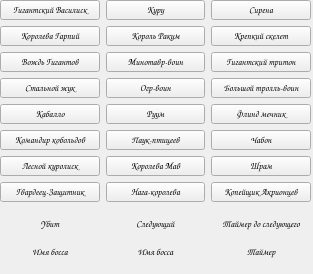
<?xml version="1.0" encoding="UTF-8"?>
<ui version="4.0">
 <class>MainWindow</class>
 <widget class="QMainWindow" name="MainWindow">
  <property name="windowModality">
   <enum>Qt::NonModal</enum>
  </property>
  <property name="geometry">
   <rect>
    <x>0</x>
    <y>0</y>
    <width>313</width>
    <height>274</height>
   </rect>
  </property>
  <property name="sizePolicy">
   <sizepolicy hsizetype="Fixed" vsizetype="Preferred">
    <horstretch>0</horstretch>
    <verstretch>0</verstretch>
   </sizepolicy>
  </property>
  <property name="minimumSize">
   <size>
    <width>313</width>
    <height>274</height>
   </size>
  </property>
  <property name="maximumSize">
   <size>
    <width>313</width>
    <height>274</height>
   </size>
  </property>
  <property name="font">
   <font>
    <family>Comic Sans MS</family>
    <pointsize>7</pointsize>
    <weight>75</weight>
    <bold>true</bold>
   </font>
  </property>
  <property name="windowTitle">
   <string>Таймер боссов R2 Online</string>
  </property>
  <widget class="QWidget" name="centralwidget">
   <widget class="QWidget" name="gridLayoutWidget">
    <property name="geometry">
     <rect>
      <x>0</x>
      <y>0</y>
      <width>311</width>
      <height>277</height>
     </rect>
    </property>
    <layout class="QGridLayout" name="gridLayout">
     <item row="8" column="1">
      <widget class="QPushButton" name="btn_naga">
       <property name="text">
        <string>Нага-королева</string>
       </property>
      </widget>
     </item>
     <item row="6" column="1">
      <widget class="QPushButton" name="btn_pixi">
       <property name="text">
        <string>Королева Мав</string>
       </property>
      </widget>
     </item>
     <item row="8" column="8">
      <widget class="QPushButton" name="btn_lancer">
       <property name="text">
        <string>Копейщик Акрионцев</string>
       </property>
      </widget>
     </item>
     <item row="8" column="0">
      <widget class="QPushButton" name="btn_gvard">
       <property name="text">
        <string>Гвардеец-Защитник</string>
       </property>
      </widget>
     </item>
     <item row="6" column="8">
      <widget class="QPushButton" name="btn_scare">
       <property name="text">
        <string>Шрам</string>
       </property>
      </widget>
     </item>
     <item row="6" column="0">
      <widget class="QPushButton" name="btn_kurolisk">
       <property name="text">
        <string>Лесной куролиск</string>
       </property>
      </widget>
     </item>
     <item row="0" column="0">
      <widget class="QPushButton" name="btn_vasilisk">
       <property name="text">
        <string>Гигантский Василиск</string>
       </property>
      </widget>
     </item>
     <item row="0" column="8">
      <widget class="QPushButton" name="btn_sirena">
       <property name="text">
        <string>Сирена</string>
       </property>
      </widget>
     </item>
     <item row="0" column="1">
      <widget class="QPushButton" name="btn_kuru">
       <property name="text">
        <string>Куру</string>
       </property>
      </widget>
     </item>
     <item row="2" column="8">
      <widget class="QPushButton" name="btn_triton">
       <property name="text">
        <string>Гигантский тритон</string>
       </property>
      </widget>
     </item>
     <item row="4" column="1">
      <widget class="QPushButton" name="btn_orc">
       <property name="text">
        <string>Руум</string>
       </property>
      </widget>
     </item>
     <item row="3" column="8">
      <widget class="QPushButton" name="btn_troll">
       <property name="text">
        <string>Большой тролль-воин</string>
       </property>
      </widget>
     </item>
     <item row="3" column="1">
      <widget class="QPushButton" name="btn_ogr">
       <property name="text">
        <string>Огр-воин</string>
       </property>
      </widget>
     </item>
     <item row="5" column="0">
      <widget class="QPushButton" name="btn_kobold">
       <property name="text">
        <string>Командир кобольдов</string>
       </property>
      </widget>
     </item>
     <item row="4" column="0">
      <widget class="QPushButton" name="btn_kaballo">
       <property name="text">
        <string>Кабалло</string>
       </property>
      </widget>
     </item>
     <item row="4" column="8">
      <widget class="QPushButton" name="btn_flind">
       <property name="text">
        <string>Флинд мечник</string>
       </property>
      </widget>
     </item>
     <item row="1" column="0">
      <widget class="QPushButton" name="btn_garpy">
       <property name="text">
        <string>Королева Гарпий</string>
       </property>
      </widget>
     </item>
     <item row="2" column="0">
      <widget class="QPushButton" name="btn_gigant">
       <property name="text">
        <string>Вождь Гигантов</string>
       </property>
      </widget>
     </item>
     <item row="2" column="1">
      <widget class="QPushButton" name="btn_minotaur">
       <property name="text">
        <string>Минотавр-воин</string>
       </property>
      </widget>
     </item>
     <item row="5" column="8">
      <widget class="QPushButton" name="btn_chabon">
       <property name="text">
        <string>Чабон</string>
       </property>
      </widget>
     </item>
     <item row="3" column="0">
      <widget class="QPushButton" name="btn_bug">
       <property name="text">
        <string>Стальной жук</string>
       </property>
      </widget>
     </item>
     <item row="1" column="1">
      <widget class="QPushButton" name="btn_leprikon">
       <property name="text">
        <string>Король Ракум</string>
       </property>
      </widget>
     </item>
     <item row="1" column="8">
      <widget class="QPushButton" name="btn_skelet">
       <property name="text">
        <string>Крепкий скелет</string>
       </property>
      </widget>
     </item>
     <item row="5" column="1">
      <widget class="QPushButton" name="btn_spider">
       <property name="text">
        <string>Паук-птицеев</string>
       </property>
      </widget>
     </item>
     <item row="9" column="1">
      <layout class="QVBoxLayout" name="verticalLayout_2">
       <item>
        <widget class="QLabel" name="label_next_info">
         <property name="text">
          <string>Следующий</string>
         </property>
         <property name="alignment">
          <set>Qt::AlignCenter</set>
         </property>
        </widget>
       </item>
       <item>
        <widget class="QLabel" name="label_next">
         <property name="text">
          <string>Имя босса</string>
         </property>
         <property name="alignment">
          <set>Qt::AlignHCenter|Qt::AlignTop</set>
         </property>
        </widget>
       </item>
      </layout>
     </item>
     <item row="9" column="0">
      <layout class="QVBoxLayout" name="verticalLayout">
       <item>
        <widget class="QLabel" name="label_now_info">
         <property name="text">
          <string>Убит</string>
         </property>
         <property name="alignment">
          <set>Qt::AlignCenter</set>
         </property>
        </widget>
       </item>
       <item>
        <widget class="QLabel" name="label_now">
         <property name="text">
          <string>Имя босса</string>
         </property>
         <property name="alignment">
          <set>Qt::AlignHCenter|Qt::AlignTop</set>
         </property>
        </widget>
       </item>
      </layout>
     </item>
     <item row="9" column="8">
      <layout class="QVBoxLayout" name="verticalLayout_3">
       <item>
        <widget class="QLabel" name="label__timer_info">
         <property name="text">
          <string>Таймер до следующего</string>
         </property>
         <property name="alignment">
          <set>Qt::AlignCenter</set>
         </property>
        </widget>
       </item>
       <item>
        <widget class="QLabel" name="label_timer">
         <property name="text">
          <string>Таймер</string>
         </property>
         <property name="alignment">
          <set>Qt::AlignHCenter|Qt::AlignTop</set>
         </property>
        </widget>
       </item>
      </layout>
     </item>
    </layout>
   </widget>
  </widget>
 </widget>
 <resources/>
 <connections/>
</ui>
